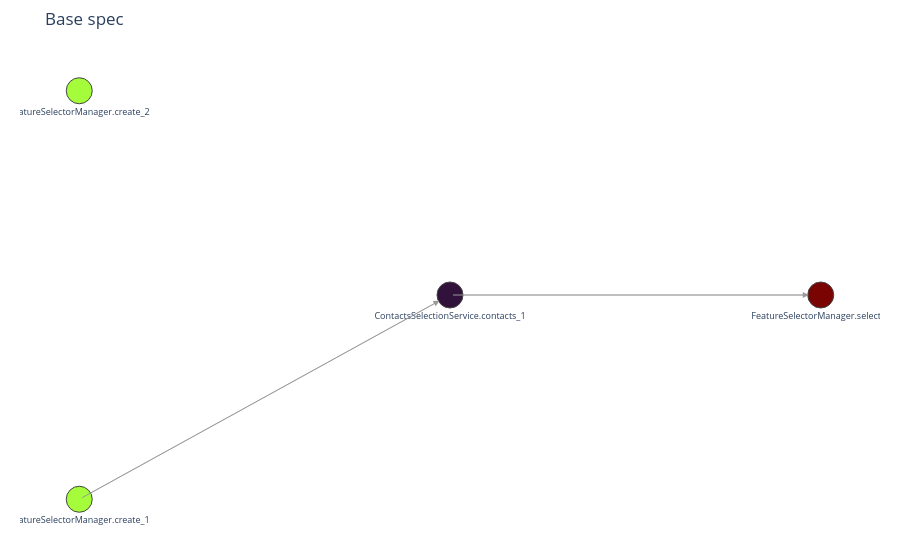

The notebook cell this image was saved under:
### Markdown cell above
## 1.6 CRUD tests

**Base spec for the CRUD tests**

The following tests change a copy of one base spec. Instance ``sel_a`` holds a chain of three modifiers (``create`` -> ``contacts`` -> ``select``), ``sel_b`` holds a single ``create`` call.

The base spec is not meant to reflect a normal pipeline workflow, but rather to demonstrate the different dependencies.

### Code cell
spec_base = SpecManager()
spec_base.instances.add(
    instance_name="sel_a",
    operation_type="FeatureSelectorManager.create",
    name="sel_a",
)
spec_base.instances.add(
    operation_type="ContactsSelectionService.contacts",
    selector_name="sel_a",
    selection="all",
)
spec_base.instances.add(
    operation_type="FeatureSelectorManager.select",
    name="sel_a",
)
spec_base.instances.add(
    instance_name="sel_b",
    operation_type="FeatureSelectorManager.create",
    name="sel_b",
)
spec_base.write_json("spec_base.json")
spec_base.print_info()
build_figure(spec_base.data.graph, title="Base spec").show()

### Figure 1 — Plotly figure (JSON) as saved in the notebook; plotly's stock layout.template omitted (floating-point values rounded to 4 significant figures)
{"data": [{"hoverinfo": "none", "line": {"color": "#cccccc", "width": 1}, "mode": "lines", "showlegend": false, "type": "scatter", "x": [0, 1, null, 1, 2, null], "y": [-0.5, 0, null, 0, 0, null]}, {"hoverinfo": "text", "hovertext": ["<b>FeatureSelectorManager.create_1</b><br>FeatureSelectorManager.create<br><br>name: sel_a", "<b>ContactsSelectionService.contacts_1</b><br>ContactsSelectionService.contacts<br><br>selector_name: sel_a<br>selection: all<br>use_reduced: False<br>common_denominator: True<br>traj_selection: all<br>require_all_partners: False", "<b>FeatureSelectorManager.select_1</b><br>FeatureSelectorManager.select<br><br>name: sel_a<br>reference_traj: None", "<b>FeatureSelectorManager.create_2</b><br>FeatureSelectorManager.create<br><br>name: sel_b"], "marker": {"color": [1, 0, 2, 1], "colorscale": [[0, "#30123b"], [0.07143, "#4145ab"], [0.1429, "#4675ed"], [0.2143, "#39a2fc"], [0.2857, "#1bcfd4"], [0.3571, "#24eca6"], [0.4286, "#61fc6c"], [0.5, "#a4fc3b"], [0.5714, "#d1e834"], [0.6429, "#f3c63a"], [0.7143, "#fe9b2d"], [0.7857, "#f36315"], [0.8571, "#d93806"], [0.9286, "#b11901"], [1, "#7a0402"]], "line": {"color": "#444444", "width": 1}, "size": 26}, "mode": "markers+text", "showlegend": false, "text": ["FeatureSelectorManager.create_1", "ContactsSelectionService.contacts_1", "FeatureSelectorManager.select_1", "FeatureSelectorManager.create_2"], "textfont": {"size": 9}, "textposition": "bottom center", "type": "scatter", "x": [0, 1, 2, 0], "y": [-0.5, 0, 0, 0.5]}], "layout": {"annotations": [{"arrowcolor": "#999999", "arrowhead": 2, "arrowsize": 1.2, "arrowwidth": 1, "ax": 0, "axref": "x", "ay": -0.5, "ayref": "y", "showarrow": true, "standoff": 12, "x": 1, "xref": "x", "y": 0, "yref": "y"}, {"arrowcolor": "#999999", "arrowhead": 2, "arrowsize": 1.2, "arrowwidth": 1, "ax": 1, "axref": "x", "ay": 0, "ayref": "y", "showarrow": true, "standoff": 12, "x": 2, "xref": "x", "y": 0, "yref": "y"}], "hovermode": "closest", "margin": {"b": 20, "l": 20, "r": 20, "t": 50}, "plot_bgcolor": "white", "title": {"text": "Base spec"}, "xaxis": {"showgrid": false, "showticklabels": false, "zeroline": false}, "yaxis": {"showgrid": false, "showticklabels": false, "zeroline": false}}}
